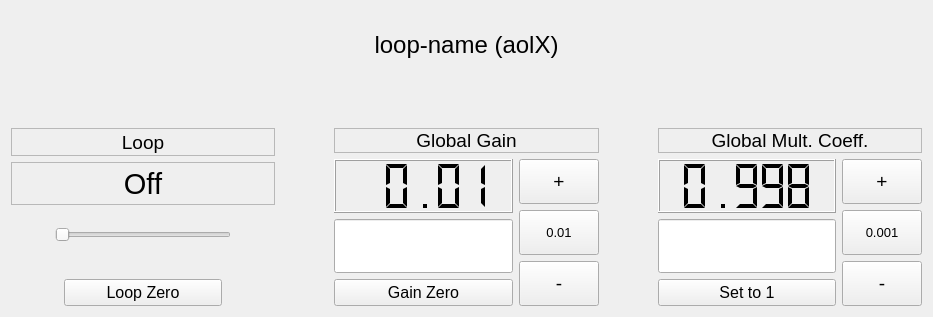
<?xml version="1.0" encoding="UTF-8"?>
<ui version="4.0">
 <class>loopCtrl</class>
 <widget class="QWidget" name="loopCtrl">
  <property name="geometry">
   <rect>
    <x>0</x>
    <y>0</y>
    <width>933</width>
    <height>317</height>
   </rect>
  </property>
  <property name="windowTitle">
   <string>Form</string>
  </property>
  <layout class="QGridLayout" name="gridLayout">
   <item row="0" column="0">
    <layout class="QVBoxLayout" name="verticalLayout" stretch="3,2,8">
     <item>
      <widget class="QLabel" name="label_LoopName">
       <property name="font">
        <font>
         <pointsize>18</pointsize>
        </font>
       </property>
       <property name="text">
        <string>loop-name (aolX)</string>
       </property>
       <property name="alignment">
        <set>Qt::AlignCenter</set>
       </property>
      </widget>
     </item>
     <item>
      <spacer name="verticalSpacer_3">
       <property name="orientation">
        <enum>Qt::Vertical</enum>
       </property>
       <property name="sizeHint" stdset="0">
        <size>
         <width>20</width>
         <height>40</height>
        </size>
       </property>
      </spacer>
     </item>
     <item>
      <layout class="QHBoxLayout" name="horizontalLayout_2" stretch="5,1,5,1,5">
       <item>
        <layout class="QVBoxLayout" name="vl_loopStatus" stretch="2,3,1,1,2,0">
         <item>
          <widget class="QLabel" name="label_loop">
           <property name="font">
            <font>
             <pointsize>14</pointsize>
            </font>
           </property>
           <property name="frameShape">
            <enum>QFrame::StyledPanel</enum>
           </property>
           <property name="text">
            <string>Loop</string>
           </property>
           <property name="alignment">
            <set>Qt::AlignCenter</set>
           </property>
          </widget>
         </item>
         <item>
          <widget class="QLabel" name="label_loop_state">
           <property name="font">
            <font>
             <pointsize>22</pointsize>
            </font>
           </property>
           <property name="frameShape">
            <enum>QFrame::StyledPanel</enum>
           </property>
           <property name="text">
            <string>Off</string>
           </property>
           <property name="alignment">
            <set>Qt::AlignCenter</set>
           </property>
          </widget>
         </item>
         <item>
          <spacer name="verticalSpacer">
           <property name="orientation">
            <enum>Qt::Vertical</enum>
           </property>
           <property name="sizeHint" stdset="0">
            <size>
             <width>20</width>
             <height>40</height>
            </size>
           </property>
          </spacer>
         </item>
         <item>
          <layout class="QHBoxLayout" name="horizontalLayout_8" stretch="1,4,1">
           <item>
            <spacer name="horizontalSpacer_3">
             <property name="orientation">
              <enum>Qt::Horizontal</enum>
             </property>
             <property name="sizeHint" stdset="0">
              <size>
               <width>40</width>
               <height>20</height>
              </size>
             </property>
            </spacer>
           </item>
           <item>
            <widget class="QSlider" name="slider_loop">
             <property name="focusPolicy">
              <enum>Qt::NoFocus</enum>
             </property>
             <property name="orientation">
              <enum>Qt::Horizontal</enum>
             </property>
            </widget>
           </item>
           <item>
            <spacer name="horizontalSpacer_4">
             <property name="orientation">
              <enum>Qt::Horizontal</enum>
             </property>
             <property name="sizeHint" stdset="0">
              <size>
               <width>40</width>
               <height>20</height>
              </size>
             </property>
            </spacer>
           </item>
          </layout>
         </item>
         <item>
          <spacer name="verticalSpacer_2">
           <property name="orientation">
            <enum>Qt::Vertical</enum>
           </property>
           <property name="sizeHint" stdset="0">
            <size>
             <width>20</width>
             <height>40</height>
            </size>
           </property>
          </spacer>
         </item>
         <item>
          <layout class="QHBoxLayout" name="horizontalLayout" stretch="1,3,1">
           <item>
            <spacer name="horizontalSpacer_5">
             <property name="orientation">
              <enum>Qt::Horizontal</enum>
             </property>
             <property name="sizeHint" stdset="0">
              <size>
               <width>40</width>
               <height>20</height>
              </size>
             </property>
            </spacer>
           </item>
           <item>
            <widget class="QPushButton" name="button_LoopZero">
             <property name="font">
              <font>
               <pointsize>12</pointsize>
              </font>
             </property>
             <property name="focusPolicy">
              <enum>Qt::NoFocus</enum>
             </property>
             <property name="text">
              <string>Loop Zero</string>
             </property>
            </widget>
           </item>
           <item>
            <spacer name="horizontalSpacer_6">
             <property name="orientation">
              <enum>Qt::Horizontal</enum>
             </property>
             <property name="sizeHint" stdset="0">
              <size>
               <width>40</width>
               <height>20</height>
              </size>
             </property>
            </spacer>
           </item>
          </layout>
         </item>
        </layout>
       </item>
       <item>
        <spacer name="horizontalSpacer">
         <property name="orientation">
          <enum>Qt::Horizontal</enum>
         </property>
         <property name="sizeHint" stdset="0">
          <size>
           <width>40</width>
           <height>20</height>
          </size>
         </property>
        </spacer>
       </item>
       <item>
        <layout class="QVBoxLayout" name="vl_gain">
         <item>
          <widget class="QLabel" name="label_gain">
           <property name="font">
            <font>
             <pointsize>14</pointsize>
            </font>
           </property>
           <property name="frameShape">
            <enum>QFrame::StyledPanel</enum>
           </property>
           <property name="text">
            <string>Global Gain</string>
           </property>
           <property name="alignment">
            <set>Qt::AlignCenter</set>
           </property>
          </widget>
         </item>
         <item>
          <layout class="QHBoxLayout" name="hl_gainControls" stretch="3,1">
           <item>
            <layout class="QVBoxLayout" name="vl_gainText" stretch="1,1,2">
             <item>
              <widget class="QLCDNumber" name="lcd_gain">
               <property name="digitCount">
                <number>5</number>
               </property>
               <property name="segmentStyle">
                <enum>QLCDNumber::Flat</enum>
               </property>
               <property name="value" stdset="0">
                <double>0.010000000000000</double>
               </property>
              </widget>
             </item>
             <item>
              <widget class="QLineEdit" name="lineEdit_gain">
               <property name="sizePolicy">
                <sizepolicy hsizetype="Expanding" vsizetype="MinimumExpanding">
                 <horstretch>0</horstretch>
                 <verstretch>0</verstretch>
                </sizepolicy>
               </property>
               <property name="font">
                <font>
                 <pointsize>12</pointsize>
                </font>
               </property>
               <property name="focusPolicy">
                <enum>Qt::ClickFocus</enum>
               </property>
               <property name="alignment">
                <set>Qt::AlignRight|Qt::AlignTrailing|Qt::AlignVCenter</set>
               </property>
              </widget>
             </item>
             <item>
              <widget class="QPushButton" name="button_zeroGain">
               <property name="font">
                <font>
                 <pointsize>12</pointsize>
                </font>
               </property>
               <property name="focusPolicy">
                <enum>Qt::NoFocus</enum>
               </property>
               <property name="text">
                <string>Gain Zero</string>
               </property>
              </widget>
             </item>
            </layout>
           </item>
           <item>
            <layout class="QVBoxLayout" name="vl_gainButtons">
             <item>
              <widget class="QPushButton" name="button_gainUp">
               <property name="sizePolicy">
                <sizepolicy hsizetype="MinimumExpanding" vsizetype="MinimumExpanding">
                 <horstretch>0</horstretch>
                 <verstretch>0</verstretch>
                </sizepolicy>
               </property>
               <property name="font">
                <font>
                 <pointsize>14</pointsize>
                </font>
               </property>
               <property name="focusPolicy">
                <enum>Qt::NoFocus</enum>
               </property>
               <property name="text">
                <string>+</string>
               </property>
              </widget>
             </item>
             <item>
              <widget class="QPushButton" name="button_gainScale">
               <property name="sizePolicy">
                <sizepolicy hsizetype="MinimumExpanding" vsizetype="MinimumExpanding">
                 <horstretch>0</horstretch>
                 <verstretch>0</verstretch>
                </sizepolicy>
               </property>
               <property name="font">
                <font>
                 <pointsize>10</pointsize>
                </font>
               </property>
               <property name="focusPolicy">
                <enum>Qt::NoFocus</enum>
               </property>
               <property name="text">
                <string>0.01</string>
               </property>
              </widget>
             </item>
             <item>
              <widget class="QPushButton" name="button_gainDown">
               <property name="sizePolicy">
                <sizepolicy hsizetype="MinimumExpanding" vsizetype="MinimumExpanding">
                 <horstretch>0</horstretch>
                 <verstretch>0</verstretch>
                </sizepolicy>
               </property>
               <property name="font">
                <font>
                 <pointsize>14</pointsize>
                </font>
               </property>
               <property name="focusPolicy">
                <enum>Qt::NoFocus</enum>
               </property>
               <property name="text">
                <string>-</string>
               </property>
              </widget>
             </item>
            </layout>
           </item>
          </layout>
         </item>
        </layout>
       </item>
       <item>
        <spacer name="horizontalSpacer_2">
         <property name="orientation">
          <enum>Qt::Horizontal</enum>
         </property>
         <property name="sizeHint" stdset="0">
          <size>
           <width>40</width>
           <height>20</height>
          </size>
         </property>
        </spacer>
       </item>
       <item>
        <layout class="QVBoxLayout" name="vl_multcoeff">
         <item>
          <widget class="QLabel" name="label_multcoeff">
           <property name="font">
            <font>
             <pointsize>14</pointsize>
            </font>
           </property>
           <property name="frameShape">
            <enum>QFrame::StyledPanel</enum>
           </property>
           <property name="text">
            <string>Global Mult. Coeff.</string>
           </property>
           <property name="alignment">
            <set>Qt::AlignCenter</set>
           </property>
          </widget>
         </item>
         <item>
          <layout class="QHBoxLayout" name="hl_multcoeffControls" stretch="3,1">
           <item>
            <layout class="QVBoxLayout" name="vl_multcoeffText" stretch="1,1,2">
             <item>
              <widget class="QLCDNumber" name="lcd_multcoeff">
               <property name="segmentStyle">
                <enum>QLCDNumber::Flat</enum>
               </property>
               <property name="value" stdset="0">
                <double>0.998000000000000</double>
               </property>
              </widget>
             </item>
             <item>
              <widget class="QLineEdit" name="lineEdit_multcoeff">
               <property name="sizePolicy">
                <sizepolicy hsizetype="Expanding" vsizetype="MinimumExpanding">
                 <horstretch>0</horstretch>
                 <verstretch>0</verstretch>
                </sizepolicy>
               </property>
               <property name="focusPolicy">
                <enum>Qt::ClickFocus</enum>
               </property>
               <property name="alignment">
                <set>Qt::AlignRight|Qt::AlignTrailing|Qt::AlignVCenter</set>
               </property>
              </widget>
             </item>
             <item>
              <widget class="QPushButton" name="button_oneMultCoeff">
               <property name="font">
                <font>
                 <pointsize>12</pointsize>
                </font>
               </property>
               <property name="focusPolicy">
                <enum>Qt::NoFocus</enum>
               </property>
               <property name="text">
                <string>Set to 1</string>
               </property>
              </widget>
             </item>
            </layout>
           </item>
           <item>
            <layout class="QVBoxLayout" name="vl_multcoeffButtons">
             <item>
              <widget class="QPushButton" name="button_multcoeffUp">
               <property name="sizePolicy">
                <sizepolicy hsizetype="MinimumExpanding" vsizetype="MinimumExpanding">
                 <horstretch>0</horstretch>
                 <verstretch>0</verstretch>
                </sizepolicy>
               </property>
               <property name="font">
                <font>
                 <pointsize>14</pointsize>
                </font>
               </property>
               <property name="focusPolicy">
                <enum>Qt::NoFocus</enum>
               </property>
               <property name="text">
                <string>+</string>
               </property>
              </widget>
             </item>
             <item>
              <widget class="QPushButton" name="button_multcoeffScale">
               <property name="sizePolicy">
                <sizepolicy hsizetype="MinimumExpanding" vsizetype="MinimumExpanding">
                 <horstretch>0</horstretch>
                 <verstretch>0</verstretch>
                </sizepolicy>
               </property>
               <property name="font">
                <font>
                 <pointsize>10</pointsize>
                </font>
               </property>
               <property name="focusPolicy">
                <enum>Qt::NoFocus</enum>
               </property>
               <property name="text">
                <string>0.001</string>
               </property>
              </widget>
             </item>
             <item>
              <widget class="QPushButton" name="button_multcoeffDown">
               <property name="sizePolicy">
                <sizepolicy hsizetype="MinimumExpanding" vsizetype="MinimumExpanding">
                 <horstretch>0</horstretch>
                 <verstretch>0</verstretch>
                </sizepolicy>
               </property>
               <property name="font">
                <font>
                 <pointsize>14</pointsize>
                </font>
               </property>
               <property name="focusPolicy">
                <enum>Qt::NoFocus</enum>
               </property>
               <property name="text">
                <string>-</string>
               </property>
              </widget>
             </item>
            </layout>
           </item>
          </layout>
         </item>
        </layout>
       </item>
      </layout>
     </item>
    </layout>
   </item>
  </layout>
 </widget>
 <resources/>
 <connections/>
</ui>
